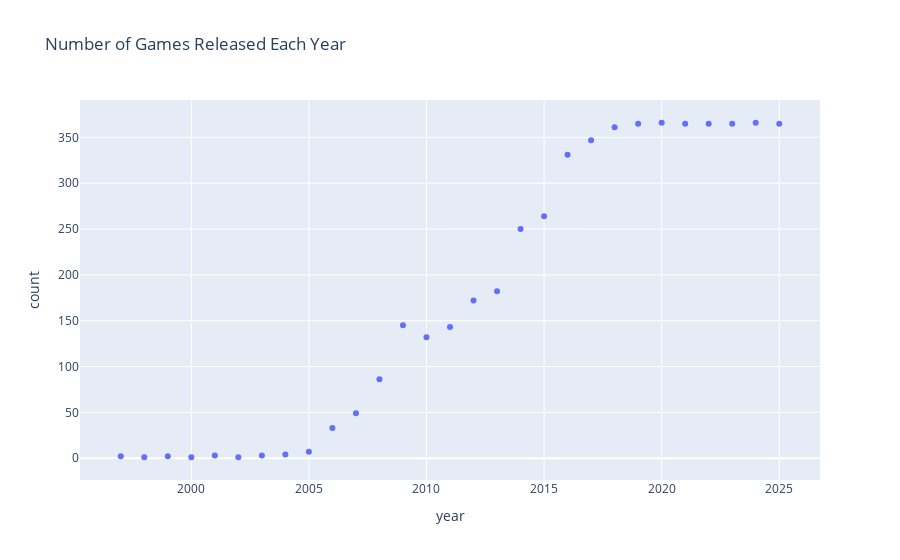

Notebook source saved alongside this figure:
### Code cell
px.scatter(stgfin, x="year", y="count", color_continuous_scale='Inferno', title="Number of Games Released Each Year")

### Figure 1 — Plotly figure (JSON) as saved in the notebook; plotly's stock layout.template omitted (floating-point values rounded to 4 significant figures)
{"data": [{"hovertemplate": "year=%{x}<br>count=%{y}<extra></extra>", "legendgroup": "", "marker": {"color": "#636efa", "symbol": "circle"}, "mode": "markers", "name": "", "orientation": "v", "showlegend": false, "type": "scatter", "x": [1997, 1998, 1999, 2000, 2001, 2002, 2003, 2004, 2005, 2006, 2007, 2008, 2009, 2010, 2011, 2012, 2013, 2014, 2015, 2016, 2017, 2018, 2019, 2020, 2021, 2022, 2023, 2024, 2025], "xaxis": "x", "y": [2, 1, 2, 1, 3, 1, 3, 4, 7, 33, 49, 86, 145, 132, 143, 172, 182, 250, 264, 331, 347, 361, 365, 366, 365, 365, 365, 366, 365], "yaxis": "y"}], "layout": {"legend": {"tracegroupgap": 0}, "title": {"text": "Number of Games Released Each Year"}, "xaxis": {"anchor": "y", "domain": [0, 1], "title": {"text": "year"}}, "yaxis": {"anchor": "x", "domain": [0, 1], "title": {"text": "count"}}}}
